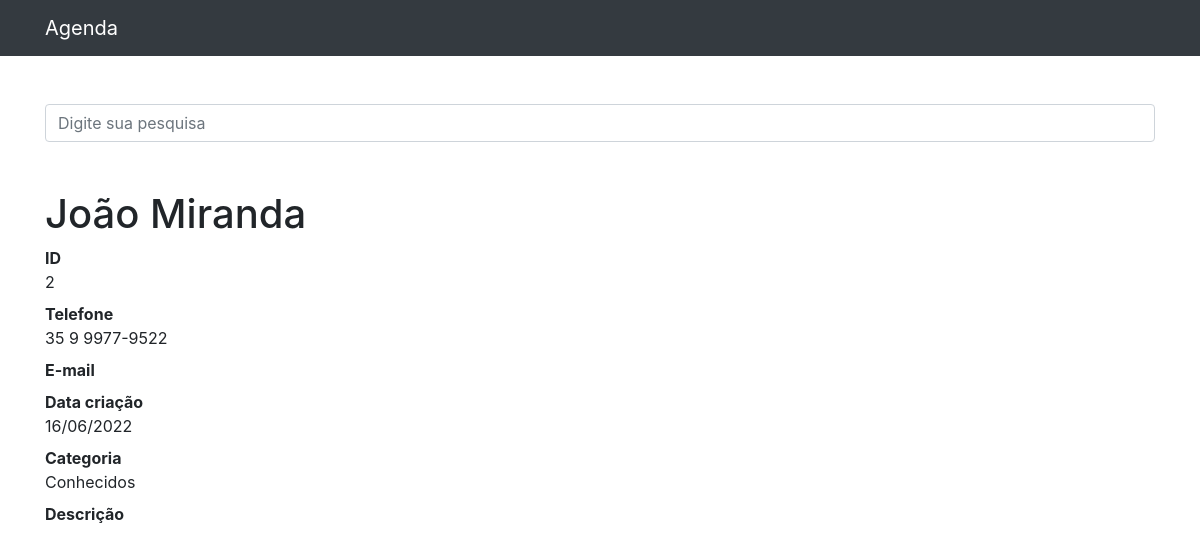
/2, run on the app's committed database.
### contatos/models.py (models this page shows, shortened)
class Contato(models.Model):
    nome = models.CharField(max_length=225)
    sobrenome = models.CharField(max_length=225, blank=True)
    telefone = models.CharField(max_length=225)
    email = models.CharField(max_length=225, blank=True)
    data_criacao = models.DateTimeField(default=timezone.now)
    descricao = models.TextField(blank=True)
    categoria = models.ForeignKey(Categoria, on_delete=models.DO_NOTHING)
    mostrar = models.BooleanField(default=True)
    foto = models.ImageField(blank=True, upload_to='fotos/%Y/%m/')

class Categoria(models.Model):
    nome = models.CharField(max_length=225)
    def __str__(self):
        return self.nome

### contatos/views.py (the view)
# urls.py: path('<int:contato_id>', views.ver_contato, name='ver_contato'),
def ver_contato(request, contato_id):
    contato = get_object_or_404(Contato, id=contato_id)
    if not contato.mostrar:
        raise Http404()
    return render(request, 'contatos/ver_contato.html', {
        'contato': contato
    })

### contatos/templates/contatos/ver_contato.html (shortened to what this page needs)
{% extends 'base.html' %}
{%block conteudo%}
        <h1 class="mt-5">{{ contato.nome }}  {{ contato.sobrenome }}</h1>
        <dl>
          <dt>ID</dt>
          <dd>{{ contato.id }}</dd>
          <dt>Telefone</dt>
          <dd>{{ contato.telefone }}</dd>
          <dt>E-mail</dt>
          <dt>Data criação</dt>
          <dd>{{ contato.data_criacao|date:'d/m/Y'  }}</dd>
          <dt>Categoria</dt>
          <dd>{{ contato.categoria }}</dd>
          <dt>Descrição</dt>
        </dl>
{%endblock%}

### data on the page
Contato: nome "João", sobrenome "Miranda", id "2", telefone "35 9 9977-9522", data_criacao "16/06/2022", categoria "Conhecidos"
